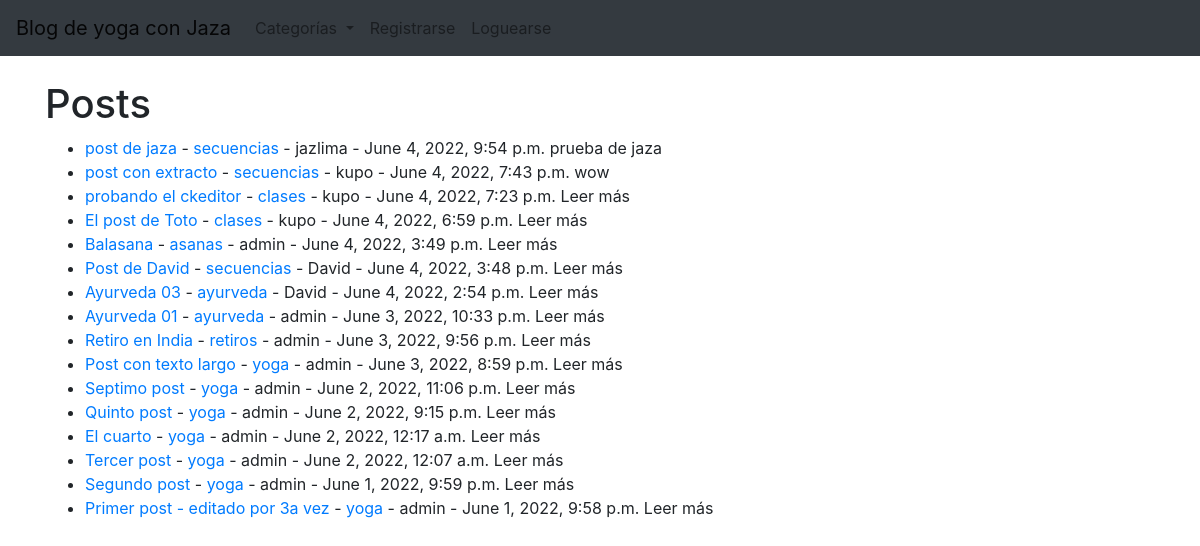
The app's page /, older data.
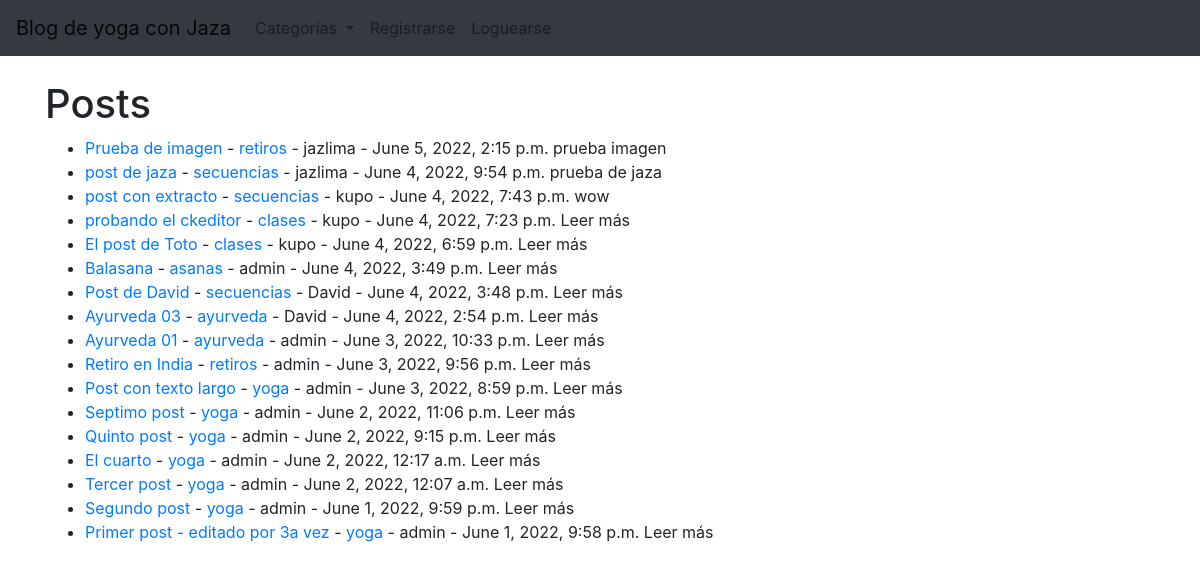
The same page, newer data.
### AppBlogYoga/models.py (models this page shows, shortened)
class Post(models.Model):
    titulo=models.CharField(max_length=200)
    subtitulo=models.CharField(max_length=200)
    cuerpo=RichTextField(blank=True, null=True)
    autor=models.ForeignKey(User, on_delete=models.CASCADE)
    fecha=models.DateTimeField(auto_now_add=True)
    imagen=models.ImageField(upload_to='images/', blank=True, null=True)
    categoria=models.CharField(max_length=200, default='yoga')
    likes=models.ManyToManyField(User, related_name='blog_post')
    extracto=models.CharField(max_length=200)

### AppBlogYoga/views.py (the view)
# urls.py: path('', HomeView.as_view(), name='home'),
class HomeView(ListView):
    model = Post
    template_name = 'home.html'
    ordering=['-fecha']
    def get_context_data(self, *args, **kwargs):
        cat_menu=Category.objects.all()
        contexto=super(HomeView, self).get_context_data(*args, **kwargs)
        contexto['cat_menu']=cat_menu
        return contexto

### AppBlogYoga/models.py (called while the page is built)
    def __str__(self):
        return self.nombre

### AppBlogYoga/templates/home.html (shortened to what this page needs)
{% extends 'padre.html' %}
{% block content %}
<h1>Posts</h1>
<ul>
{% for post in object_list %}
    <li><a href="{% url 'detailPost' post.pk %}">{{ post.titulo }}</a>
    - <a href="{% url 'category' post.categoria %}">{{ post.categoria }}</a> - {{ post.autor }} - {{post.fecha}}
    {{ post.extracto}}</li>
{% endfor %}
</ul>
{% endblock %}

Row changes from the older to the newer data that the page shows:
added Post: titulo "Prueba de imagen", categoria "retiros", autor "jazlima", fecha "June 5, 2022, 2:15 p.m.", extracto "prueba imagen"
